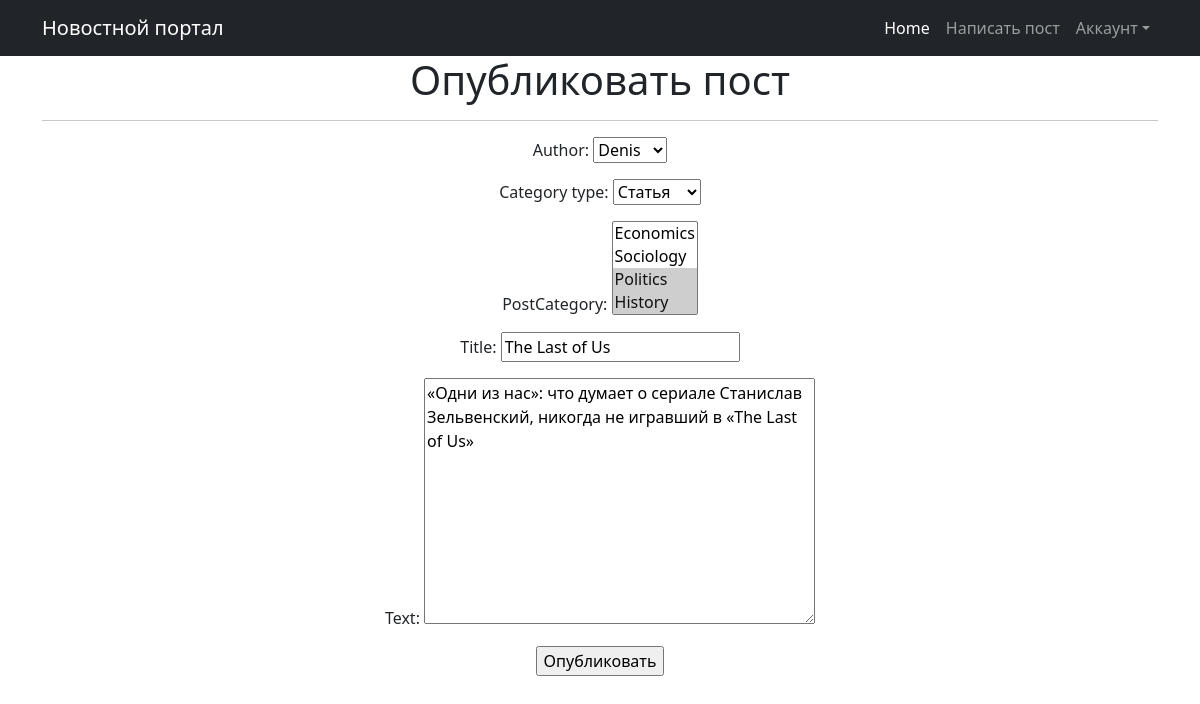
Before: /posts/2/update/ (signed in) with the older database file.
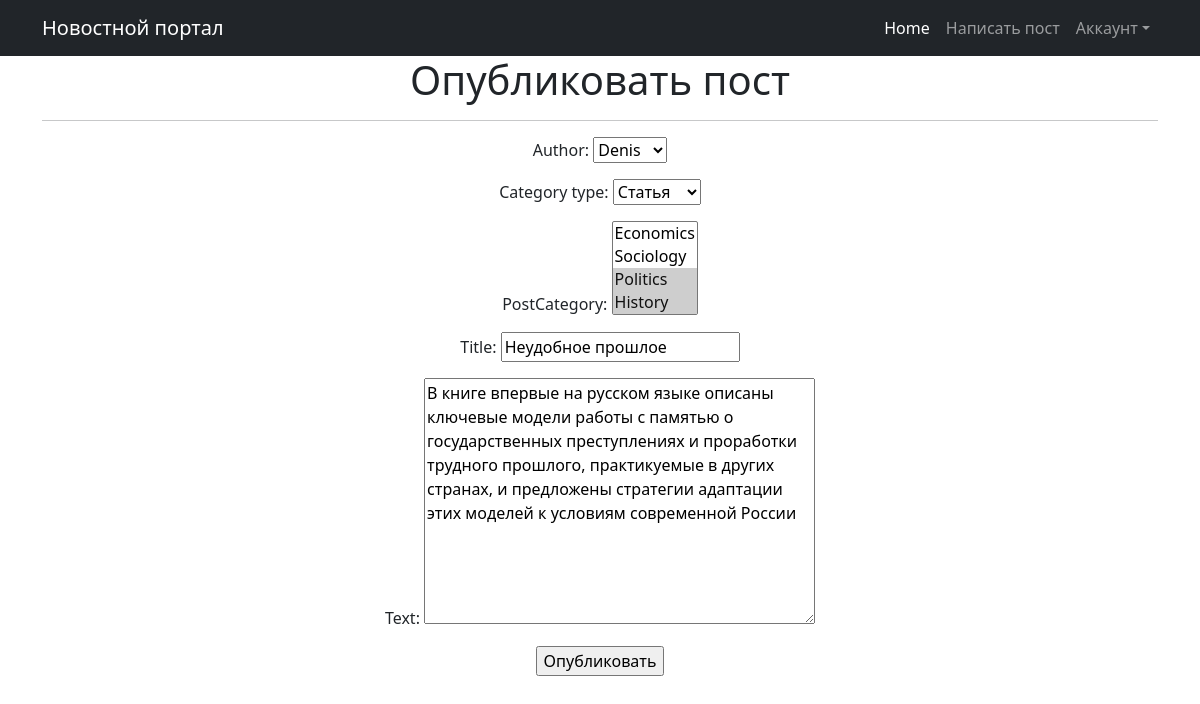
After: the same page with the newer database file.
### NewsApp/models.py (models this page shows, shortened)
class Post(models.Model):
    author = models.ForeignKey(Author, on_delete=models.CASCADE)
    NEWS = 'NW'
    ARTICLE = 'AR'
    CATEGORY_CHOICES = (
        (NEWS, 'Новость'),
        (ARTICLE, 'Статья')
    )
    category_type = models.CharField(max_length=2, choices=CATEGORY_CHOICES, default=ARTICLE)
    dateCreation = models.DateTimeField(auto_now_add=True)
    postCategory = models.ManyToManyField(Category, through='PostCategory')
    title = models.CharField(max_length=128)
    text = models.TextField()
    rating = models.SmallIntegerField(default=0)

### NewsApp/views.py (the view)
# urls.py: path('<int:pk>/update/', PostUpdate.as_view(), name='post_update'),
class PostUpdate(PermissionRequiredMixin, UpdateView):
    permission_required = ('NewsApp.change_post',)
    form_class = PostForm
    model = Post
    template_name = 'post_edit.html'

### NewsApp/forms.py (shortened to what this page needs)
class PostForm(forms.ModelForm):
    class Meta:
        model = Post
        fields = [
            'author',
            'category_type',
            'postCategory',
            'title',
            'text',
        ]

### NewsApp/models.py (called while the page is built)
    def __str__(self):
        return f'{self.authorUser.username}'

    def __str__(self):
        return f'{self.name}'

### templates/post_edit.html (shortened to what this page needs)
{% extends 'flatpages/default.html' %}
{% block content %}
<h1>Опубликовать пост</h1>
<hr>
<form action="" method="post">
    {{ form.as_p }}
    <input type="submit" value="Опубликовать" />
</form>
{% endblock content %}

Changed rows visible on the page:
changed Post "Denis": title "The Last of Us" → "Неудобное прошлое"; text "«Одни из нас»: что думает о сериале Станислав Зельвенский, никогда не игравший в «The Last of Us»" → "В книге впервые на русском языке описаны ключевые модели работы с памятью о государственных преступлениях и проработки трудного прошлого, практикуемые в других странах, и предложены стратегии адаптации этих моделей к условиям современной России"
